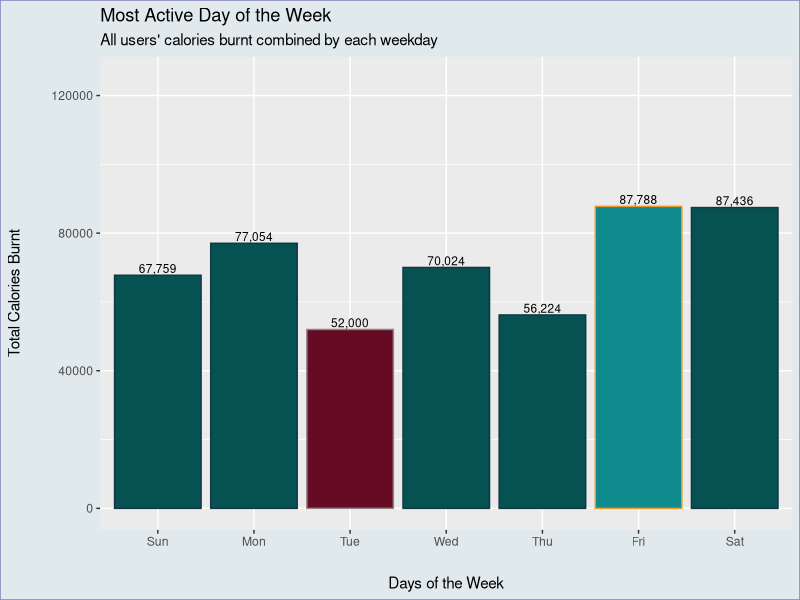

Write R code to recreate this figure.
# Install necessary packages
install.packages("ggplot2")
install.packages("readr")
install.packages("tidyverse")
library("readr")
library("ggplot2")
library("tidyverse")

# Boot up our SQL table
weekday_cal <- readr::read_csv('calories_by_weekday.csv')

# Reorder day_of_week in the same order of a calendar
weekday_cal$day_of_week <- factor(weekday_cal$day_of_week,
                                  levels = c('Sun',
                                             'Mon',
                                             'Tue',
                                             'Wed',
                                             'Thu',
                                             'Fri',
                                             'Sat'))


#Create Column viz to show each day of the week's total calories
ggplot(data = weekday_cal)+
  geom_col(mapping = aes(x = day_of_week, y = calories_by_weekday,
                         color = day_of_week,
                         fill = day_of_week))+
  
# Boost the Y axis so number labels are more readable  
  ylim(0, 125000)+
  
# Add the exact numbers so the viewer sees the difference 
  geom_text(aes(x = day_of_week, y = calories_by_weekday,
# scales::comma is shortcut for installing scales library for comma() function
                label = scales::comma(calories_by_weekday)), 
            vjust = -.25, fontface = 'plain', size = 3)+
  
# Set border colors for days of the week, while also hiding the legend
  scale_color_manual(
    values = c('Sun' = '#143642',
               'Mon' = '#143642',
               'Tue' = '#948389',
               'Wed' = '#143642',
               'Thu' = '#143642',
               'Fri' = '#EC9A29',
               'Sat' = '#143642'),
    guide = 'none'
  )+
  
# Set fill colors for days of the week, while also hiding the legend
  scale_fill_manual(
    values = c('Sun' = '#065152',
               'Mon' = '#065152',
               'Tue' = '#660B24',
               'Wed' = '#065152',
               'Thu' = '#065152',
               'Fri' = '#0F8B8D',
               'Sat' = '#065152'),
    guide = 'none'
  )+
  
# Add space for the axis titles
  theme(
    axis.title.y = element_text(
      margin = margin(t = 0, r = 20, b = 0, l = 0)),
    axis.title.x = element_text(
      margin = margin(t = 20, r = 0, b = 0, l = 0)),
    
# Add color to outside of the grid
    plot.background = element_rect(
      color = '#7D7ABC', fill = '#E0EAED'),
  )+
  
# Add labels for Viz Title and Axis Titles
  labs(
    title = 'Most Active Day of the Week', 
    subtitle = 'All users\' calories burnt combined by each weekday ',
    x = 'Days of the Week',
    y = 'Total Calories Burnt'
    
  )
  
  
  
  